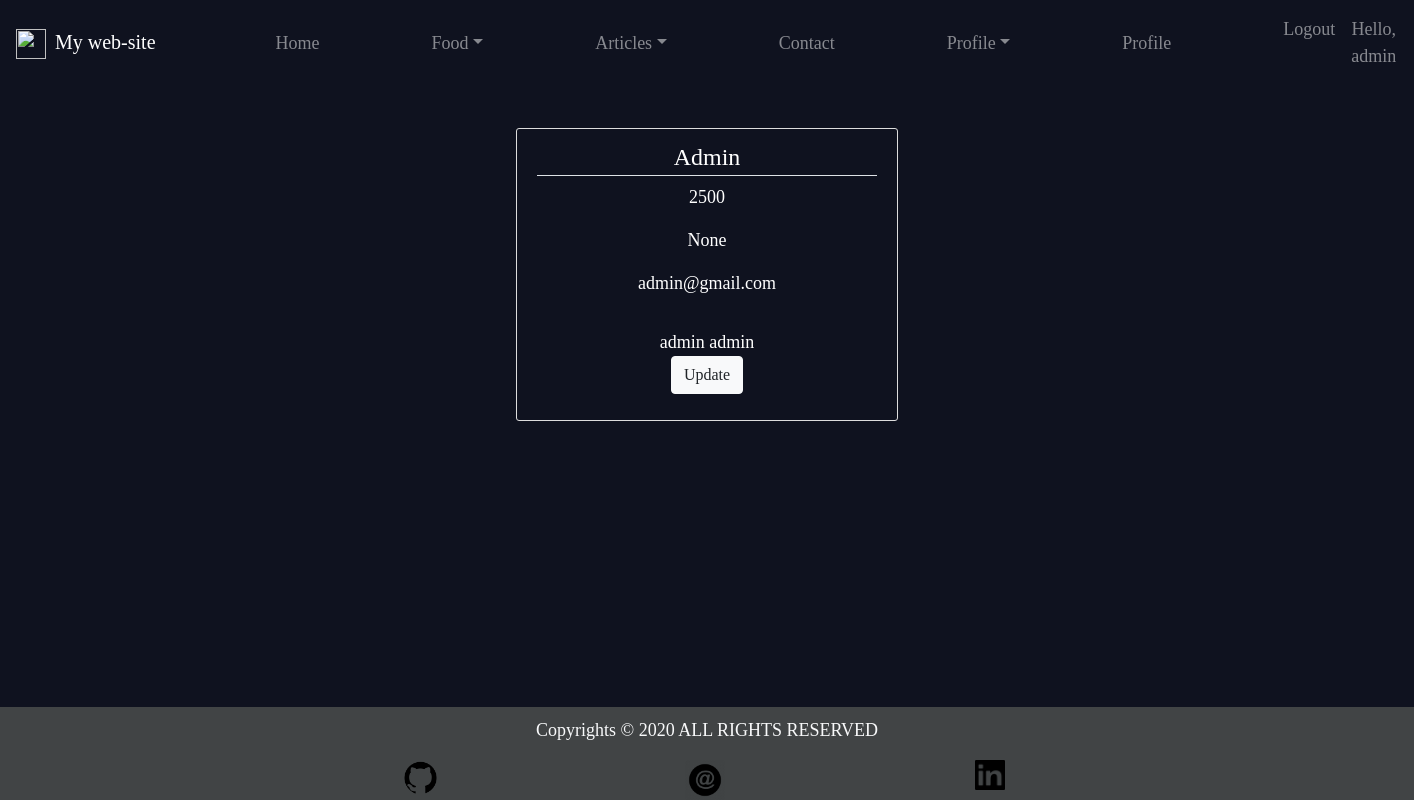
The page /profile/details/ (signed in) on the database its author committed.
### Account/models.py (models this page shows, shortened)
class Profile(AbstractBaseUser):
	email 					= models.EmailField(verbose_name="email", max_length=60, unique=True)
	username 				= models.CharField(verbose_name="username", max_length=30, unique=True)
	calories_plan			= models.IntegerField(default=2500)
	diet_type               = models.CharField(max_length=2, default="5", choices=DIET_TYPE_CHOICES)
	is_admin				= models.BooleanField(default=False)
	is_active				= models.BooleanField(default=True)
	is_staff				= models.BooleanField(default=False)
	is_superuser			= models.BooleanField(default=False)
	date_joined				= models.DateTimeField(verbose_name='date joined', auto_now_add=True)
	last_login				= models.DateTimeField(verbose_name='last login', auto_now=True)
	USERNAME_FIELD = "username"
	REQUIRED_FIELDS = ["email"]
	objects = MyAccountManager()
	def __str__(self):
		return "".join([i.lower().capitalize() + " " for i in self.username.split()])[:-1]

### Account/views.py (the view)
# urls.py: path("details/", profile_view, name="profile_details"),
def profile_view(request):
	context = {}
	username = request.user.username
	context["profile"] = Profile.objects.get(username=username)
	return render(request, "Account/profile_view.html", context)

### Templates/Account/profile_view.html (shortened to what this page needs)
{% extends 'main.html' %}
{% load crispy_forms_tags %}
{% block content %}
	<div class="content-section col-md-4 container-fluid">
		<form method="POST" enctype="multipart/form-data">
			<fieldset class="form-group">
				<legend class=border-bottom mb-4>{{ profile }}</legend>
					<p> {{ profile.calories_plan }}	</p>
					<p> {{ profile.get_diet_type_display }}	</p>
					<p> {{ profile.email }} </p>
			</fieldset>
			{{ profile.username }}
			{{ request.user.username }}
			{% if profile.username == request.user.username %}
				<div class="form-group">
					<a type="button" class="btn btn-light" href="{% url 'profile:profile_update' %}" >Update</a>
				</div>
			{% endif %}
		</form>
	</div>
{% endblock %}

### Templates/navigation_bar.html (shortened to what this page needs)
{% load static %}
<header>
	<nav class="navbar navbar-dark .bg-dark navbar-expand-md" id="navbargroup">
		<a class="navbar-brand" href="http://127.0.0.1:8000/">
			<img src="{% static 'images/logo.png' %}" width="30" height="30" alt="" class="d-inline-block mr-sm-1">
			My web-site
		</a>
		<div class="collapse navbar-collapse" id="mainmenu">
			<ul class="navbar-nav mr-auto px-md-5" >
				<li class="nav-item px-5" size="16">
					<a  class="nav-link"  href="#">Home</a>
				</li>
				<li class="nav-item dropdown px-md-5">
					<a  class="nav-link dropdown-toggle" data-toggle="dropdown" role="button" aria-expanded="false"
					id="submenu" aria-haspopup="true" href="#">Food</a>
				</li>
				<li class="nav-item dropdown px-md-5">
					<a  class="nav-link dropdown-toggle" data-toggle="dropdown" role="button" aria-expanded="false"
					id="submenu" aria-haspopup="true" href="#">Articles</a>
				</li>
				<li class="nav-item px-md-5">
					<a  class="nav-link " href="#">Contact</a>
				</li>
				{% if request.user.is_authenticated %}
					<li class="nav-item dropdown px-md-5">
						<a  class="nav-link dropdown-toggle" data-toggle="dropdown" role="button" aria-expanded="false"
						id="submenu" aria-haspopup="true" href="#">Profile</a>
					</li>
				{% endif %}
				{% if request.user.is_authenticated %}
					<li class="nav-item px-md-5">
						<a  class="nav-link" href="#">Profile</a>
					</li>
				{% endif %}
			</ul>
			<div class="navbar-nav">
				{% if request.user.is_authenticated %}
					<a class="nav-item nav-link" href="{% url 'profile:log_out' %}">Logout</a>
					<a class="nav-item nav-link" href="{% url 'profile:profile_details' %}" >Hello, {{request.user.username}} </a>
				{% else %}
					<a class="nav-item nav-link" href="{% url 'profile:log_in' %}">Login</a>
					<a class="nav-item nav-link" href="{% url 'profile:registration' %}">Register</a>
				{% endif %}
			</div>
		</div>
	</nav>
</header>

### files/style.css (style rules this page uses)
body { background-color: #0f121f; font-family: Ubuntu; color: #fff; font-size:large; text-align: center; }
#navbargroup { padding-bottom: 50px; }
.content-section { padding: 10px 20px; border: 1px solid #dddddd; border-radius: 3px; margin-bottom: 20px; }

### rows shown on the page
Profile: user.username "admin", username "Admin", calories_plan "2500", diet_type "None", email "admin@gmail.com", username "admin"
